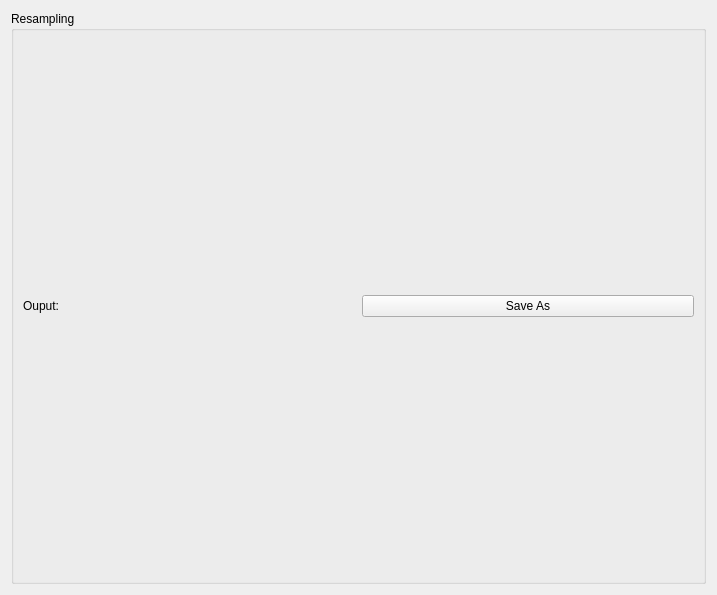
<?xml version="1.0" encoding="UTF-8"?>
<ui version="4.0">
 <class>Form</class>
 <widget class="QWidget" name="Form">
  <property name="geometry">
   <rect>
    <x>0</x>
    <y>0</y>
    <width>717</width>
    <height>595</height>
   </rect>
  </property>
  <property name="windowTitle">
   <string>Form</string>
  </property>
  <layout class="QGridLayout" name="gridLayout_3">
   <item row="0" column="0">
    <widget class="QGroupBox" name="groupBox">
     <property name="title">
      <string>Resampling</string>
     </property>
     <layout class="QGridLayout" name="gridLayout">
      <item row="0" column="0">
       <widget class="QLabel" name="label_4">
        <property name="text">
         <string>Ouput:</string>
        </property>
       </widget>
      </item>
      <item row="0" column="1">
       <widget class="QPushButton" name="pushButton_2">
        <property name="text">
         <string>Save As</string>
        </property>
       </widget>
      </item>
     </layout>
    </widget>
   </item>
  </layout>
 </widget>
 <resources/>
 <connections/>
</ui>
